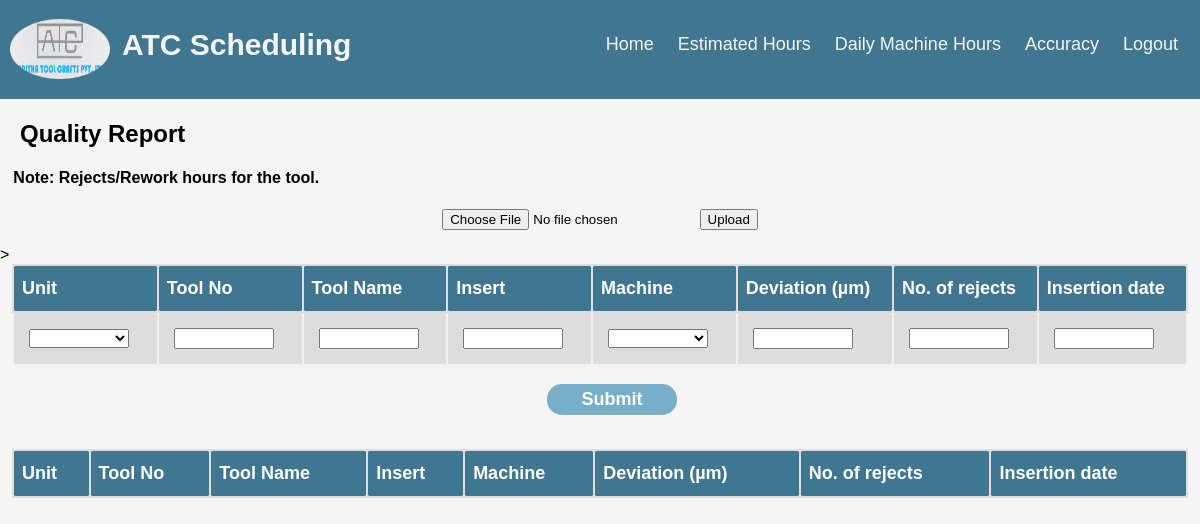
Before: /accuracy/ (signed in) with the older database file.
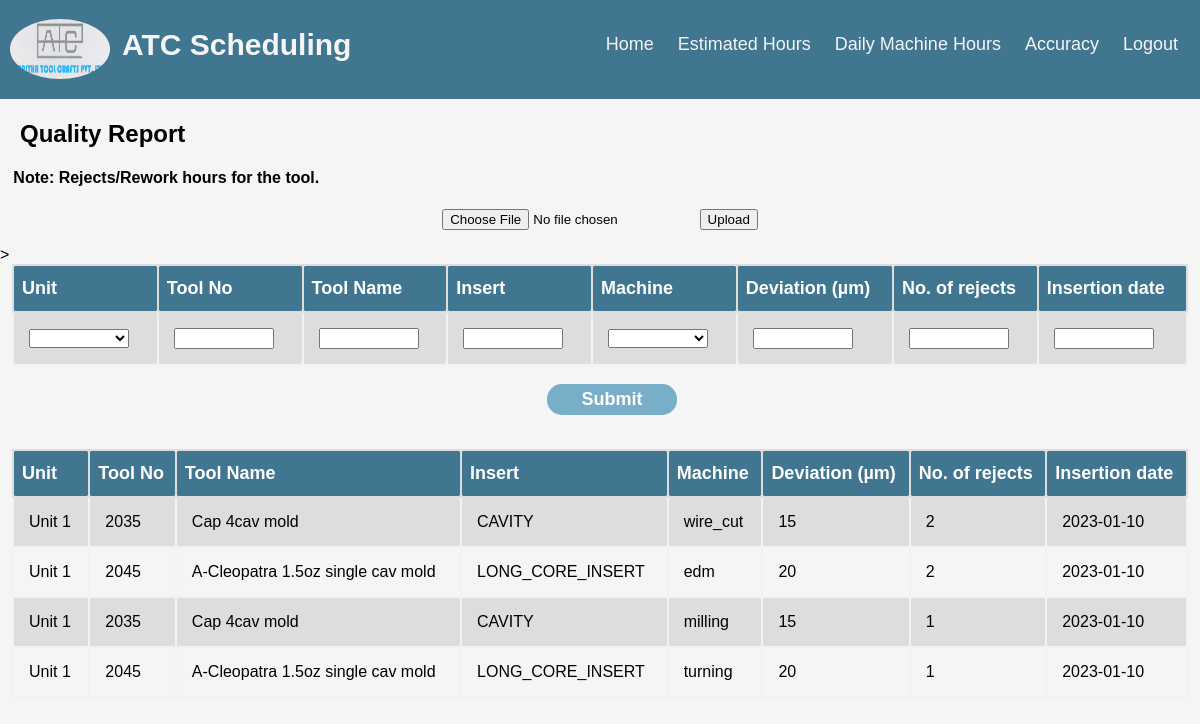
After: the same page with the newer database file.
### schedule/models.py (models this page shows, shortened)
class QualityReportInput(models.Model):
    unit = models.CharField('unit',max_length = 200,blank=True)
    tool_no = models.CharField('Tool Number',max_length = 200,blank=True)
    tool_name = models.CharField('Tool Name',max_length = 200,blank=True)
    insert = models.CharField('Insert',max_length = 200,blank=True)
    machine = models.CharField('Machine', max_length = 200,blank=True)
    deviation = models.IntegerField('Deviation',blank=True,null=True)
    num_of_rejects = models.IntegerField('Number of Rejects',blank=True,null=True)
    insertion_date = models.DateField('Insertion Date',blank=True,null=True)
    class Meta():
        db_table = "QualityReportInput"

### schedule/views.py (the view)
# urls.py: path(r'accuracy/',accuracy,name='Accuracy'),
@login_required(login_url='Login')
@cache_control(no_cache=True, must_revalidate=True, no_store=True)
def accuracy(request):
    df = pd.DataFrame(list(QualityReportInput.objects.all().values()))
    return input_page_req_func(request, accuracyInputForm, '/accuracy?submit=True', df, 'accuracy_input.html')

### schedule/views.py (called while the page is built, shortened)
def input_page_req_func(request, input_form, submit_req_str, df, html):
    submit = False
    form = input_form
    df = df.loc[::-1]
    def convert_timestamp(item_date_object):
        if isinstance(item_date_object, (datetime.date, datetime.datetime)):
            return item_date_object.strftime("%Y-%m-%d")
    dict_ = df.reset_index().to_dict(orient ='records')
    json_records = json.dumps(dict_,default=convert_timestamp)
    data = []
    data = json.loads(json_records)
    return render(request,html ,{'d':data,'form':form,"Submit":submit})

### templates/accuracy_input.html (shortened to what this page needs)
    {% extends 'nav_bar.html' %}
    {% block mycontent %}
        {% if submit %}
        Form Submitted Successfully
        {% else %}
    <h2> &nbsp;&nbsp;&nbsp;Quality Report </h2>
    <h4> &nbsp;&nbsp;&nbsp;Note: Rejects/Rework hours for the tool. </h4>
    <center>
      <form action = "" method="post" enctype="multipart/form-data">
        <input type = "file" name="file">
        <button type="submit" name="file">Upload</button>
      </form>
    </center>>
    <center>
      <form action = "" method="post" enctype="multipart/form-data">
            <table id="customers">
            <tr>
            <th>Unit</th>
            <th>Tool No</th>
            <th>Tool Name</th>
            <th>Insert</th>
            <th>Machine</th>
            <th>Deviation (µm)</th>
            <th>No. of rejects</th>
            <th>Insertion date</th>
          </tr>
            <tr>
                <td>{{form.unit}}</td>
                <td>{{form.tool_no}}</td>
                <td>{{form.tool_name}}</td>
                <td>{{form.insert}}</td>
                <td>{{form.machine}}</td>
                <td>{{form.deviation}}</td>
                <td>{{form.num_of_rejects}}</td>
                <td>{{form.insertion_date}}</td>
            </tr>
            </table>
    <br>
    <button class="button" type="submit" value= "submit">Submit</button>
    </form>
    </center>
    <br>
    <center>
    <table id="customers">
      <tr>
        <th>Unit</th>
        <th>Tool No</th>
        <th>Tool Name</th>
        <th>Insert</th>
        <th>Machine</th>
        <th>Deviation (µm)</th>
        <th>No. of rejects</th>
        <th>Insertion date</th>
      </tr>
        {% for i in d %}
        <tr class='sub'>
            <td class='sub'>{{i.unit}}</td>
            <td class='sub'>{{i.tool_no}}</td>
            <td class='sub'>{{i.tool_name}}</td>
            <td class='sub'>{{i.insert}}</td>
            <td class='sub'>{{i.machine}}</td>
            <td class='sub'>{{i.deviation}}</td>
            <td class='sub'>{{i.num_of_rejects}}</td>
            <td class='sub'>{{i.insertion_date}}</td>
        </tr>
        {% endfor %}
    </table>
    </center>
        {% endif %}
    {% endblock %}

### templates/nav_bar.html (shortened to what this page needs)
{% load static %}
<!DOCTYPE html>
<html>
<head>
<div id="navbar">
  <img class='logo-image' src="{%  static './logo1.png' %}" >
  <a id = "logo" href="/">ATC Scheduling</a>
  <div id="navbar-right">
    <a href="/">Home</a>
    <a href="/estimated_hours">Estimated Hours</a>
    <a href="/daily_machine_hours">Daily Machine Hours</a>
    <a href="/accuracy">Accuracy</a>
	<a href="/login">Logout</a>
  </div>
</div>
</head>
<body style="background-color:#F5F5F5">
  <div id="content">
    {% block mycontent %}
    {% endblock %}
</div>
</body>
</html>

### templates/accuracy_input.html (style rules this page uses)
.button { display: block; padding: 5px 4px; font-size: 18px; cursor: pointer; text-align: center; text-decoration: none; outline: none; color: white; background-color: #79aec8; border: none; border-radius: 15px; width: 130px; font-weight: bold; position:relative; left:1% }
#customers { font-family: Arial, Helvetica, sans-serif; border-collapse: collapse; width: 98%; }
#customers td { padding: 15px; border: 2px solid #f2f2f2; border-radius: 5px; }
#customers th { border: 2px solid #ddd; padding: 8px; border-radius: 5px }
#customers tr:nth-child(even) { background-color: #ddd; }
#customers th { padding-top: 12px; padding-bottom: 12px; text-align: left; background-color: #417690; color: white; font-weight: bold; font-size: 18px; }

### templates/nav_bar.html (style rules this page uses)
* { box-sizing: border-box; }
body { margin: 0; font-family: Arial, Helvetica, sans-serif; }
#content { margin-top: 120px; }
#navbar { overflow: hidden; background-color: #417690; padding: 20px 10px; transition: 0.4s; position: fixed; width: 100%; top: 0; z-index: 99; }
#navbar a { float: left; color: whitesmoke; text-align: center; padding: 12px; text-decoration: none; font-size: 18px; line-height: 25px; border-radius: 4px; }
#navbar #logo { font-size: 30px; font-weight: bold; transition: 0.4s; }
#navbar-right { float: right; }
#navbar img.logo-image { float: left; width: 100px; height: 60px; border-radius: 50%; overflow: hidden; margin-top: -1px; }

Changed rows visible on the page:
added QualityReportInput: unit "Unit 1", tool_no "2035", tool_name "Cap 4cav mold", insert "CAVITY", machine "wire_cut", deviation "15", num_of_rejects "2", insertion_date "2023-01-10"
added QualityReportInput: unit "Unit 1", tool_no "2045", tool_name "A-Cleopatra 1.5oz single cav mold", insert "LONG_CORE_INSERT", machine "edm", deviation "20", num_of_rejects "2", insertion_date "2023-01-10"
added QualityReportInput: unit "Unit 1", tool_no "2035", tool_name "Cap 4cav mold", insert "CAVITY", machine "milling", deviation "15", num_of_rejects "1", insertion_date "2023-01-10"
added QualityReportInput: unit "Unit 1", tool_no "2045", tool_name "A-Cleopatra 1.5oz single cav mold", insert "LONG_CORE_INSERT", machine "turning", deviation "20", num_of_rejects "1", insertion_date "2023-01-10"
